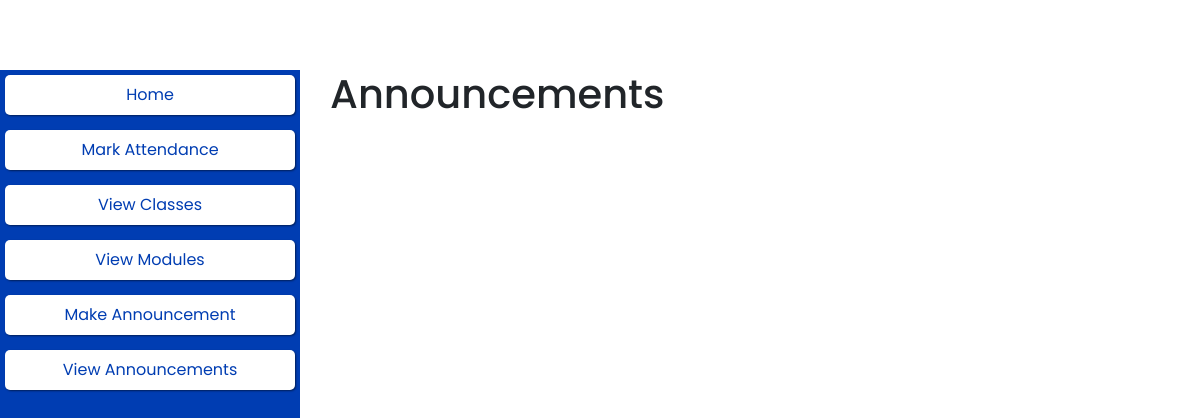
The page /pages/teacher_view_announcements.php on the database as committed earlier.
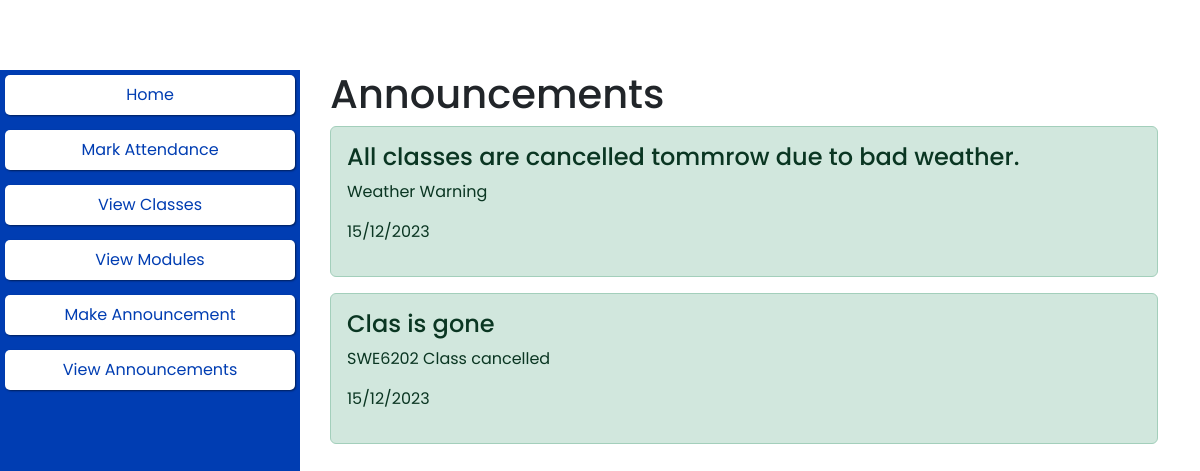
The same page on the database as committed later.
### tables this page shows
CREATE TABLE `notification` (
  `notification_id` int(11) NOT NULL,
  `notification_title` varchar(255) NOT NULL,
  `notification_messsage` varchar(255) DEFAULT NULL,
  `notification_date` date NOT NULL DEFAULT curdate()
);

### pages/teacher_view_announcements.php (the view, shortened to what this page needs)
<!DOCTYPE html>
<html lang="en">
<head>
    <link rel="stylesheet" href="../inc/home.css">
    <link href="https://cdn.jsdelivr.net/npm/bootstrap@5.3.2/dist/css/bootstrap.min.css" rel="stylesheet">
    <?php
    require_once('..\inc\head.php'); ?>
</head>
<body>
        <?php require_once('..\inc\nav.php'); ?>
    <?php require_once('..\inc\teacher_sidebar.php');
    ?>
    <main class="container">
        <h1>Announcements</h1>
        <section>
            <?php
            $select_query = "SELECT * FROM notification ORDER BY notification_id DESC";
            $result = mysqli_query($conn, $select_query);
            $notifications = mysqli_fetch_all($result);
            foreach ($notifications as $notification) { ?>
                <div class="alert alert-success" role="alert">
                    <h4 class="alert-heading"><?php echo "$notification[1]"; ?></h4>
                    <p><?php echo "$notification[2]"; ?></p>
                    <p><?php echo date("d/m/Y", strtotime($notification[3])); ?></p>
                </div>
            <?php
            }
            ?>
        </section>
    </main>
</body>
</html>

Rows that differ between the two databases and show on the page:
added notification: notification_title "All classes are cancelled tommrow due to bad weather.", notification_messsage "Weather Warning", notification_date "15/12/2023"
added notification: notification_title "Clas is gone", notification_messsage "SWE6202 Class cancelled", notification_date "15/12/2023"
